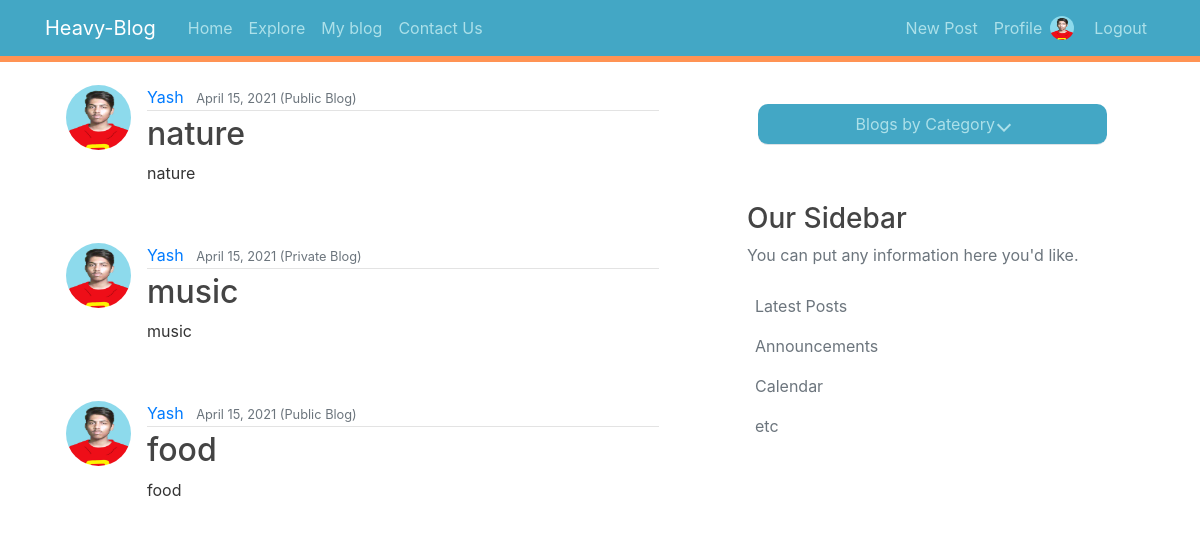
Screenshot of /my_blog/ (signed in) with the database file from the repository.
### users/models.py (models this page shows, shortened)
class Profile(models.Model):
    user = models.OneToOneField(User, on_delete=models.CASCADE)
    image = models.ImageField(default='default.jpg', upload_to='profile_pics')

### blog/models.py (models this page shows, shortened)
class Post(models.Model):
    title = models.CharField(max_length=100)
    content = models.TextField(null=True)
    privacy = models.TextChoices('prv','Public Private')
    privacy = models.CharField(default='Public' , max_length=20, choices=privacy.choices)
    category = models.TextChoices('cat','---Select--- Food Music Nature Education Wedding Travel Movie Car Project Photography Other')
    category = models.CharField(default ='---Select---',max_length=20, choices=category.choices)
    date_posted = models.DateTimeField(default=timezone.now)
    author = models.ForeignKey(User, on_delete=models.CASCADE)

### blog/views.py (the view)
# urls.py: path('my_blog/', views.MyblogPostListView.as_view(), name='my_blog'),
class MyblogPostListView(ListView):
    model = Post
    template_name = 'blog/myblog.html'
    context_object_name = 'posts'
    ordering = ['-date_posted']

### blog/templates/blog/myblog.html
{% extends "blog/base.html" %}
{% block content %}
{% for post in posts %}
{% if post.author == user %}
<article class="media content-section">
  <img class="rounded-circle article-img" src="{{ post.author.profile.image.url }}">
  <div class="media-body">
    <div class="article-metadata">
      <a class="mr-2" href="{% url 'user-posts' post.author.username %}">{{ post.author }}</a>
      <small class="text-muted">{{ post.date_posted|date:"F d, Y" }}</small><small class="text-muted">
        ({{ post.privacy }} Blog)</small>
    </div>
    <h2><a class="article-title" href="{% url 'post-detail' post.id %}">{{ post.title }}</a></h2>
    <p class="article-content">{{ post.content }}</p>
  </div>
</article>
{% endif %}
{% endfor %}
{% endblock content %}

### blog/templates/blog/base.html (shortened to what this page needs)
{% load static %}
<!DOCTYPE html>
<html>
<head>
  <link rel="stylesheet" href="https://cdn.jsdelivr.net/npm/bootstrap@4.5.3/dist/css/bootstrap.min.css"
>
  <link rel="stylesheet" href="{% static 'blog/main.css' %}">
</head>
<body>
  <header class="site-header">
    <nav class="navbar navbar-expand-md navbar-dark bg-steel fixed-top">
      <div class="container">
        <a class="navbar-brand mr-4" href="{% url 'blog-home' %}">Heavy-Blog</a>
        <div class="collapse navbar-collapse" id="navbarToggle">
          <div class="navbar-nav mr-auto">
            <a class="nav-item nav-link" href="{% url 'blog-home' %}">Home</a>
            <a class="nav-item nav-link" href="{% url 'explore' %}">Explore</a>
            {% if user.is_authenticated %}
            <a class="nav-item nav-link" href="{% url 'my_blog' %}">My blog</a>
            {% endif %}
            <a class="nav-item nav-link" href="{% url 'blog-contact' %}">Contact Us</a>
          </div>
          <div class="navbar-nav">
            {% if user.is_authenticated %}
            <a class="nav-item nav-link" href="{% url 'post-create' %}">New Post</a>
           <a class="nav-item nav-link" href="{% url 'profile' %}">Profile</a><img class="rounded-circle nav-img" src="{{ user.profile.image.url }}">
            <a class="nav-item nav-link" href="{% url 'logout' %}">Logout</a>
            {% else %}
            <a class="nav-item nav-link" href="{% url 'login' %}">Login</a>
            <a class="nav-item nav-link" href="{% url 'register' %}">Register</a>
            {% endif %}
          </div>
        </div>
      </div>
    </nav>
  </header>
  <main role="main" class="container">
    <div class="row">
      <div class="col-md-7">
        {% block content %}{% endblock %}
      </div>
      <div class="col-md-5">
        <div class="content-section">
          <div class="nav-item nav-link">
            <ul>
              <li class="category">
                <div class="border-bottom mb-4 set">
                  <a>Blogs by Category <i class="arrow down"></i></a>
                </div>
              </li>
            </ul>
            <div class="nonne">
              <h3>Our Sidebar</h3>
              <p class='text-muted'>You can put any information here you'd like.
              <ul class="list-group text-muted mark">
                <li>Latest Posts</li>
                <li>Announcements</li>
                <li>Calendar</li>
                <li>etc</li>
              </ul>
              </p>
            </div>
          </div>
        </div>
      </div>
    </div>
  </main>
</body>
</html>

### blog/static/blog/main.css (style rules this page uses)
* { margin: 0; padding: 0; }
body { color: #333333; margin-top: 4.6rem; }
h1, h2, h3, h4, h5, h6 { color: #444444; }
ul { margin: 0; }
.bg-steel { background-color: #43a7c5; border-bottom: solid #ff9354; border-bottom-width: 0.8ex; }
.site-header .navbar-nav .nav-link { color: #b7e6ece8; }
.content-section { background: #ffffff; padding: 10px 20px; border: 1px solid #ffffff; border-radius: 10px; margin-bottom: 20px; }
.article-title { color: #444444; }
.article-content { white-space: pre-line; }
.article-img { height: 65px; width: 65px; margin-right: 16px; }
.nav-img { height: 24px; width: 24px; margin-right: 12px; margin-top: 8px; }
.article-metadata { padding-bottom: 1px; margin-bottom: 4px; border-bottom: 1px solid #e3e3e3 }

### blog/templates/blog/base.html (style rules this page uses)
main .category { padding: 3px; list-style-type: none; }
main .set { border-radius: 10px; background-color: #43a7c5; color: #b7e6ece8; margin: 8px; padding: 8px; text-align: center; }
.nonne { margin-top: 30px; }
.mark { list-style-type: none; background-color: #ffffff; }
.mark li { padding: 8px; }
.arrow { border: solid#b7e6ece8; border-width: 0 2px 2px 0; display: inline-block; padding: 4px; }
.down { transform: rotate(45deg); -webkit-transform: rotate(45deg); }

### rows the page displays
Post: author.profile.image (picture), author "Yash", date_posted "April 15, 2021", privacy "Public", title "nature", content "nature"
Post: author.profile.image (picture), author "Yash", date_posted "April 15, 2021", privacy "Private", title "music", content "music"
Post: author.profile.image (picture), author "Yash", date_posted "April 15, 2021", privacy "Public", title "food", content "food"
